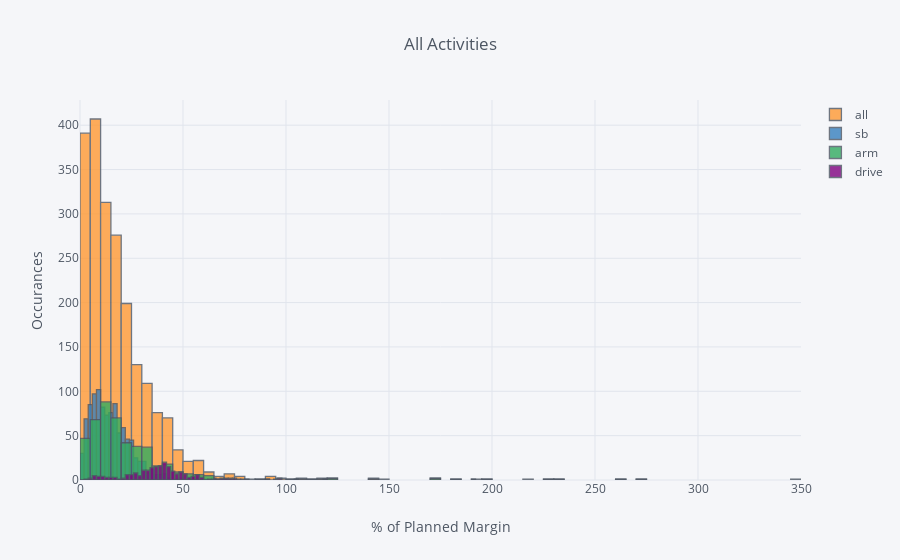

Notebook code for this chart:
### Code cell
df_amountUnusedTime.iplot(kind='hist', xTitle='% of Planned Margin',
                  yTitle='Occurances', title='All Activities')

### Figure 1 — Plotly figure (JSON) as saved in the notebook; plotly's stock layout.template omitted (floating-point values rounded to 4 significant figures; data arrays with more than 128 entries replaced by an {"elided": "..."} marker saying what was removed)
{"data": [{"histfunc": "count", "histnorm": "", "marker": {"color": "rgba(255, 153, 51, 1.0)", "line": {"color": "#4D5663", "width": 1.3}}, "name": "all", "opacity": 0.8, "orientation": "v", "type": "histogram", "uid": "76905db3-03bf-4e21-af71-2f0c547996c0", "x": {"elided": "2102 float values"}}, {"histfunc": "count", "histnorm": "", "marker": {"color": "rgba(55, 128, 191, 1.0)", "line": {"color": "#4D5663", "width": 1.3}}, "name": "sb", "opacity": 0.8, "orientation": "v", "type": "histogram", "uid": "25f25981-e0ae-4546-8326-9c2f558953e4", "x": {"elided": "2102 float values"}}, {"histfunc": "count", "histnorm": "", "marker": {"color": "rgba(50, 171, 96, 1.0)", "line": {"color": "#4D5663", "width": 1.3}}, "name": "arm", "opacity": 0.8, "orientation": "v", "type": "histogram", "uid": "cb36cbbe-0590-4149-8472-b886167c0132", "x": {"elided": "2102 float values"}}, {"histfunc": "count", "histnorm": "", "marker": {"color": "rgba(128, 0, 128, 1.0)", "line": {"color": "#4D5663", "width": 1.3}}, "name": "drive", "opacity": 0.8, "orientation": "v", "type": "histogram", "uid": "50475c6a-86a9-4e1f-9a1d-d07bc1462d13", "x": {"elided": "2102 float values"}}], "layout": {"barmode": "overlay", "legend": {"bgcolor": "#F5F6F9", "font": {"color": "#4D5663"}}, "paper_bgcolor": "#F5F6F9", "plot_bgcolor": "#F5F6F9", "title": {"font": {"color": "#4D5663"}, "text": "All Activities"}, "xaxis": {"gridcolor": "#E1E5ED", "showgrid": true, "tickfont": {"color": "#4D5663"}, "title": {"font": {"color": "#4D5663"}, "text": "% of Planned Margin"}, "zerolinecolor": "#E1E5ED"}, "yaxis": {"gridcolor": "#E1E5ED", "showgrid": true, "tickfont": {"color": "#4D5663"}, "title": {"font": {"color": "#4D5663"}, "text": "Occurances"}, "zerolinecolor": "#E1E5ED"}}}
